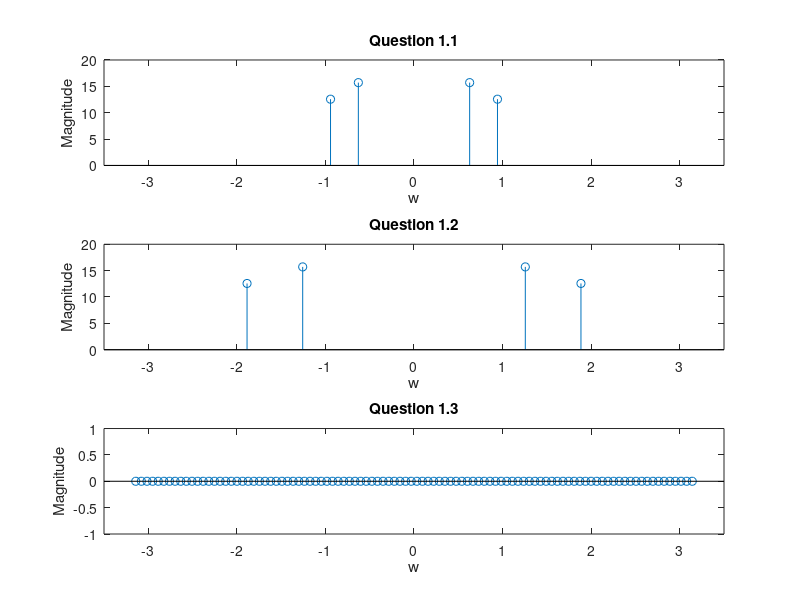
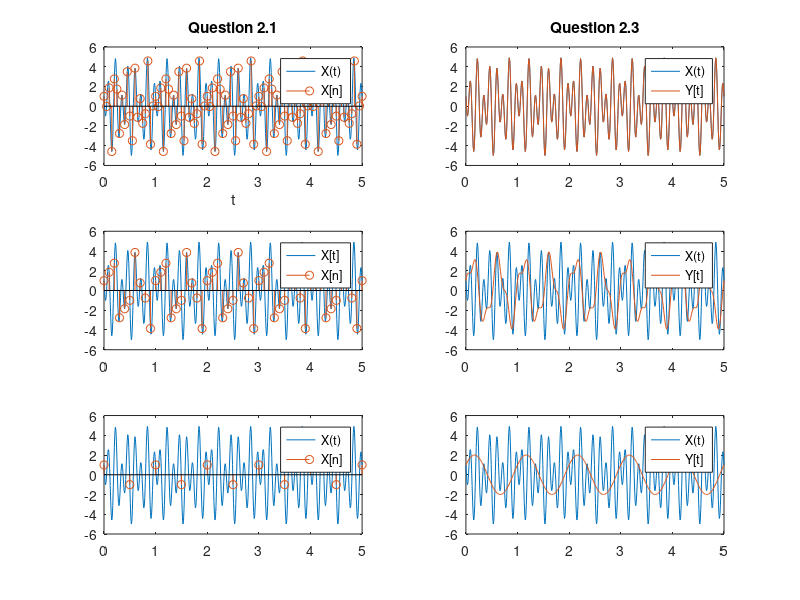

Source code (MATLAB) for these figures, in order: (Note: this script raises an error after producing the figures.)
clc , clear;
%% Question 1
figure('Name','Question 1', 'NumberTitle', 'off');
limOfXAxis = [-3.5 3.5];

w = [-0.3*pi, -0.2*pi,0.2*pi,0.3*pi];
m = abs([(-4*pi*1i),(5*pi*sqrt(3)/2 + 1i*pi*5/2) ,(5*pi*sqrt(3)/2 - 1i*pi*5/2),(-4*pi*1i)]);
subplot(3,1,1);
stem(w,m);
title('Question 1.1');
xlim(limOfXAxis);
xlabel('w');
ylabel('Magnitude');

w = [-0.6*pi, -0.4*pi, 0.4*pi, 0.6*pi];
m = abs([(4*pi*1i),(5*pi*sqrt(3)/2 - 1i*pi*5/2) ,(5*pi*sqrt(3)/2 + 1i*pi*5/2),(-4*pi*1i)]);
subplot(3,1,2);
stem(w,m);
title('Question 1.2');
xlim(limOfXAxis);
xlabel('w');
ylabel('Magnitude');

w = linspace(-pi, pi, 100);
subplot(3,1,3);
stem(w,zeros(1,100));
title('Question 1.3');
xlim(limOfXAxis);
xlabel('w');
ylabel('Magnitude');
hold off;

%% Question 2
figure('Name','Question 2', 'NumberTitle', 'off');
subplot(3,2,1);
t = 0 : 0.01 : 5;
Xt = 2*cos(10*pi*t - pi/3) - 3*sin(16*pi*t);
plot(t,Xt);
title('Question 2.1');
xlabel('t');
hold on;
%n = t/0.5;
n = 0 : 0.05 : 5;
Xn = 2*cos(10*pi*n - pi/3) - 3*sin(16*pi*n);
stem(n,Xn);
xlim([0 5]);
legend({'X(t)','X[n]'},'Location','northeast');
hold off;

subplot(3,2,2);
plot(t,Xt);
hold on;
Yt = Xt;
plot(t,Yt);
title('Question 2.3');
legend({'X(t)','Y[t]'},'Location','northeast');
hold off;

subplot(3,2,3);
%n = t/0.1;
n = 0 : 0.1 : 5;
plot(t,Xt);
hold on;
Xn = 2*cos(10*pi*n - pi/3) - 3*sin(16*pi*n);
stem(n,Xn);
xlim([0 5]);
legend({'X[t]','X[n]'},'Location','northeast');
hold off;

subplot(3,2,4);
plot(t,Xt);
hold on;
Yt = cos(10*pi*t) + 3*sin(4*pi*t);
plot(t,Yt);
legend({'X(t)','Y[t]'},'Location','northeast');
hold off;

subplot(3,2,5);
%n = t/0.05;
n = 0 : 0.5 : 5;
plot(t,Xt);
hold on;
Xn = 2*cos(10*pi*n - pi/3) - 3*sin(16*pi*n);
stem(n,Xn);
xlim([0 5]);
legend({'X(t)','X[n]'},'Location','northeast');
hold off;

subplot(3,2,6);
plot(t,Xt);
hold on;
Yt = 2*cos(2*pi*t - pi/3);
plot(t,Yt);
legend({'X(t)','Y[t]'},'Location','northeast');
hold off;

%% Question 3
figure('Name','Question 3', 'NumberTitle', 'off');
t = linspace(-2,2,101);
Ts = 1/6;
Xt = 1 - 2*sin(pi*t) + cos(2*pi*t) + 3*cos(3*pi*t);

Xpt = forQuestion3(t, Ts, 5);
subplot(3,1,1);
plot(t,Xt);
hold on;
plot(t,Xpt);
hold off;
title('p = 5');
legend({'X(t)','Xp(t)'},'Location','northeast');

Xpt = forQuestion3(t, Ts, 10);
subplot(3,1,2);
plot(t,Xt); hold on;
plot(t,Xpt); hold off;
title('p = 10');
legend({'X(t)','Xp(t)'},'Location','northeast');

Xpt = forQuestion3(t, Ts, 20);
subplot(3,1,3);
plot(t,Xt);
hold on;
plot(t,Xpt);
hold off;
title('p = 20');
legend({'X(t)','Xp(t)'},'Location','northeast');

%% Question 4
figure('Name','Question 4', 'NumberTitle', 'off');
subplot(4,1,1);
t = 0 : 0.1 : 100;
Xt = cos(2*pi*0.025*t);
plot(t,Xt);

subplot(4,1,2);
Ts = 1 / 0.1;
nt = 0 : Ts : 100;
Xr = cos(2*pi*0.025*nt);
stairs(nt,Xr);hold on;
plot(nt,Xr);hold off;
title('fs = 0.1Hz');
legend({'ZOH','FOH'},'Location','northeast');

subplot(4,1,3);
Ts = 1 / 0.2;
nt = 0 : Ts : 100;
Xr = cos(2*pi*0.025*nt);
stairs(nt,Xr);
hold on;
plot(nt,Xr);
hold off;
title('fs = 0.2Hz');
legend({'ZOH','FOH'},'Location','northeast');

subplot(4,1,4);
Ts = 1 / 1;
nt = 0 : Ts : 100;
Xr = cos(2*pi*0.025*nt);
stairs(nt,Xr);
hold on;
plot(nt,Xr);
hold off;
title('fs = 1Hz');
legend({'ZOH','FOH'},'Location','northeast');

%% Functions

function [Xpt] = forQuestion3(t, Ts, p)
    Xpt = 0;
    for k = -p : p
        Xpt = Xpt + (1 - 2*sin(pi*k*Ts) + cos(2*pi*k*Ts) + 3*cos(3*pi*k*Ts))*(sinc((t-k*Ts)/Ts));
    end
end


